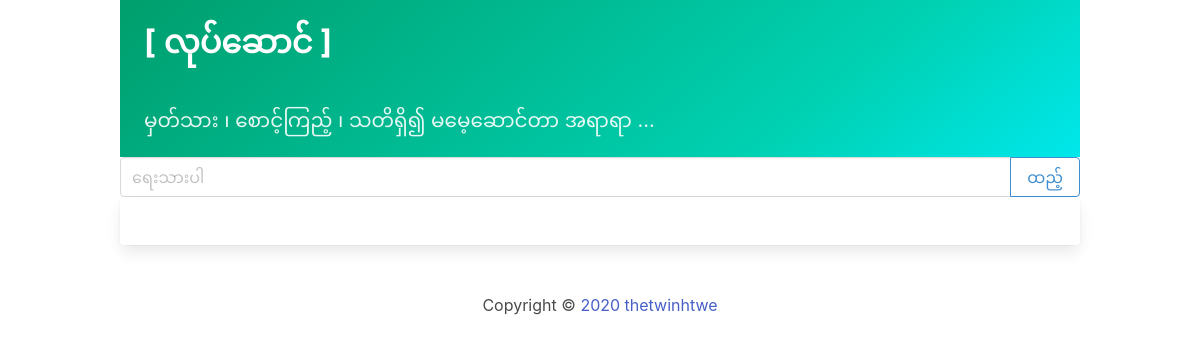
The app's page /, older data.
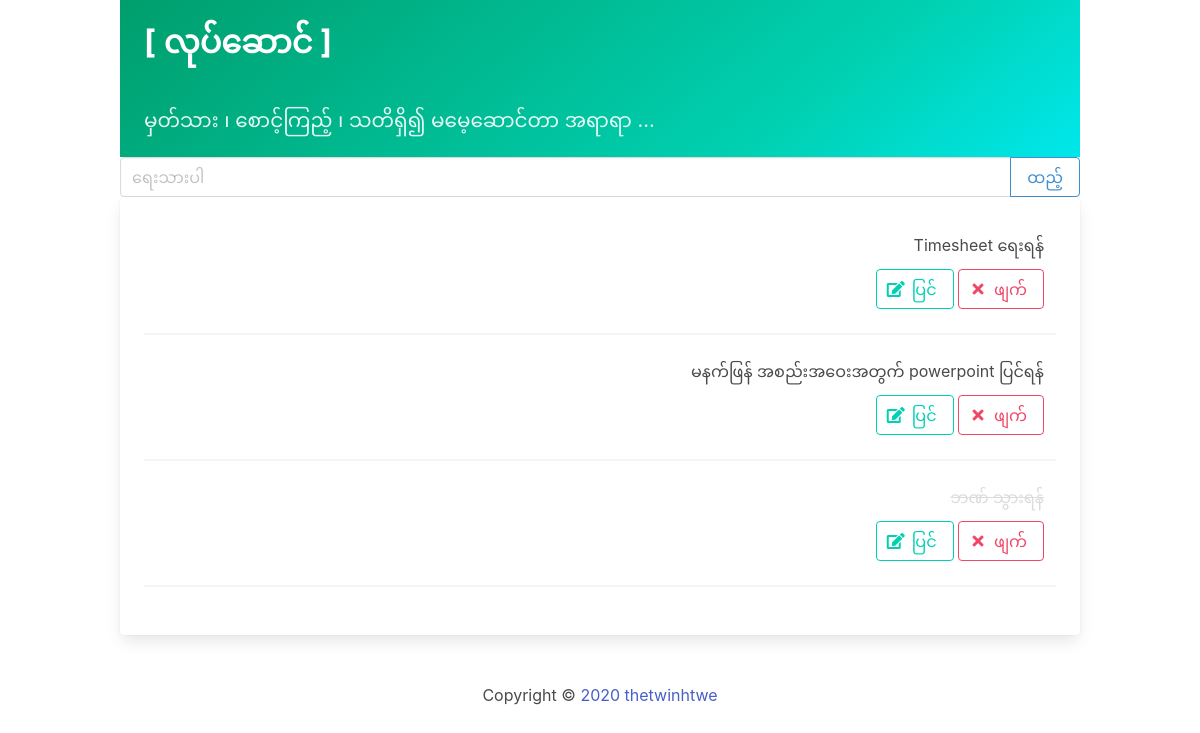
The same page, newer data.
### TodoMyanmar/models.py (models this page shows)
class Task(models.Model):
	title=models.CharField(max_length=200);complete=models.BooleanField(default=False);create=models.DateTimeField(auto_now_add=True)
	def __str__(A):return A.title

### TodoMyanmar/views.py (the view)
def index(request):
	B=request;C=Task.objects.order_by('complete');A=TaskForm()
	if B.method==_A:
		A=TaskForm(B.POST)
		if A.is_valid():A.save()
		return redirect('/')
	D={'tasks':C,_B:A};return render(B,'index.html',D)

### TodoMyanmar/forms.py
class TaskForm(forms.ModelForm):
	title=forms.CharField(widget=forms.TextInput(attrs={'class':'input','placeholder':'ရေးသားပါ'}))
	class Meta:model=Task;fields='__all__'

### TodoMyanmar/templates/index.html (shortened to what this page needs)
{% extends 'default.html' %}
      {% block content %}
      <form method="POST" action="/">
	     <div class="field has-addons is-horizontal">
		  <div class="control is-expanded">
      				{{form.title}}
		  </div>
		  <div class="control">
		    <input class="button is-info is-outlined" type="submit" name="Create Task" value="ထည့်">
		  </div>
		</div>
		</form>
	      <div class="card">
		  <div class="card-content">
		  {% for task in tasks %}
		  <div class="block">
		          <p class="has-text-right m-3">
		    {% if task.complete == True %}
		            <strike class="has-text-grey-lighter"> {{task}} </strike>
		    {% else %}
						<span>{{task}}</span>
			{% endif %}
					</p>
			<p class="has-text-right m-3">
		        <a class="button is-primary is-outlined" href="{% url 'update_task' task.id %}">
				<span class="icon is-small">
					<i class="fas fa-edit"></i>
				</span>
				<span>ပြင်
				</a>
		        <a class="button is-danger is-outlined" href="{% url 'delete_task' task.id %}">
				<span class="icon is-small">
					<i class="fas fa-times"></i>
				</span>
				<span>ဖျက်
				</a>
		    </p>
		   </div>
		   <hr />
		        {% endfor %}
		  </div>
		</div>
      {% endblock %}

Row changes from the older to the newer data that the page shows:
added Task: title "Timesheet ရေးရန်"
added Task: title "မနက်ဖြန် အစည်းအဝေးအတွက် powerpoint ပြင်ရန်"
added Task: title "ဘဏ် သွားရန်"
